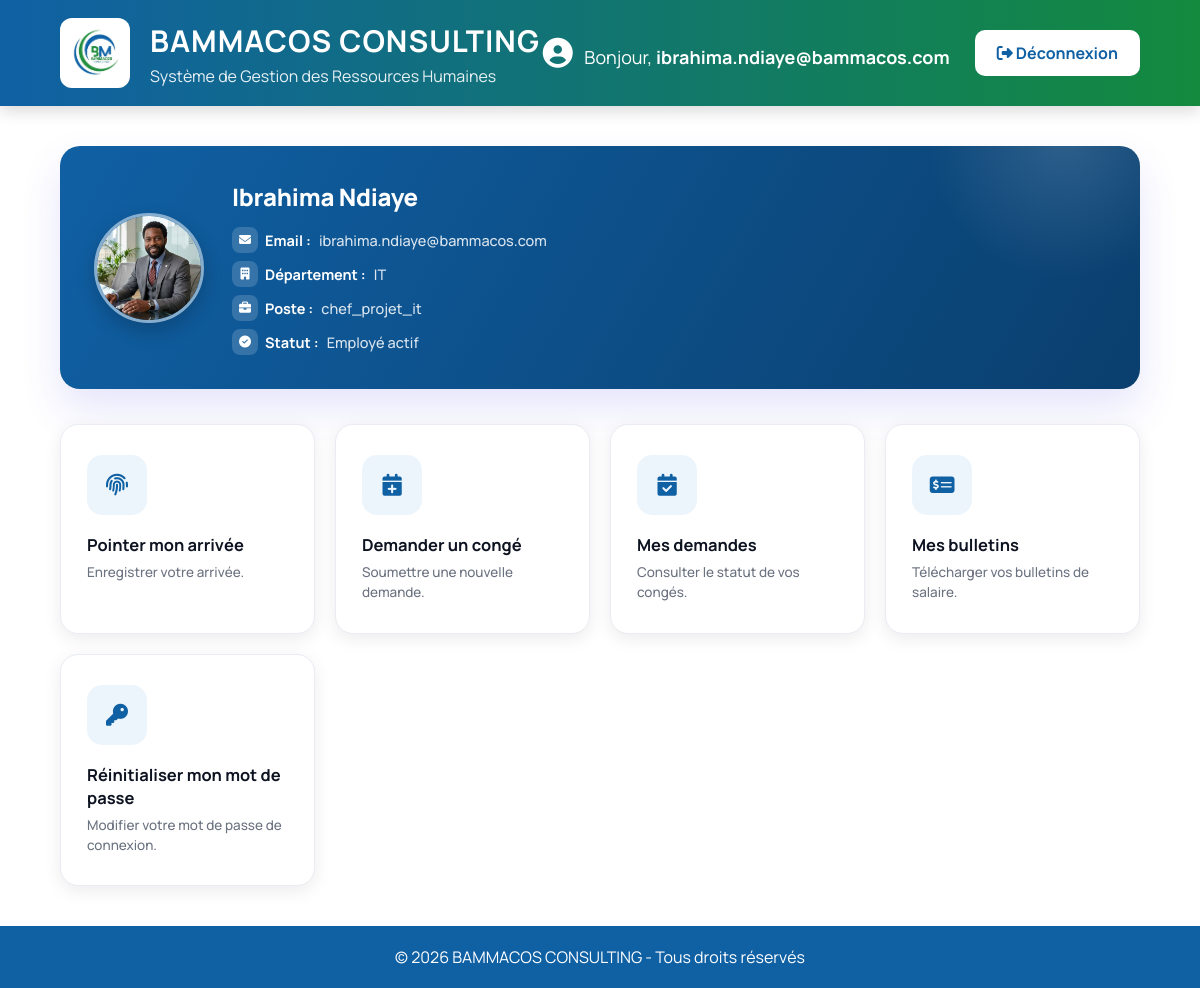
The page /employees/dashboard/ (signed in) on the database its author committed.
### accounts/models.py (models this page shows)
class User(AbstractUser):
    ROLE_CHOICES = (
        ('RH', 'RH'),
        ('EMPLOYE', 'Employé'),
    )
    email = models.EmailField(unique=True)
    role = models.CharField(max_length=20, choices=ROLE_CHOICES, default='EMPLOYE')
    USERNAME_FIELD = "email"
    REQUIRED_FIELDS = ["username"]

### employees/models.py (models this page shows, shortened)
class Employee(models.Model):
    user = models.OneToOneField(User, on_delete=models.CASCADE)
    matricule = models.CharField("Matricule", max_length=20, unique=True, blank=True)
    nom = models.CharField("Nom", max_length=100)
    prenom = models.CharField("Prénom", max_length=100)
    email = models.EmailField("Email professionnel", unique=True)
    telephone = models.CharField("Téléphone", max_length=20)
    adresse = models.TextField("Adresse")
    date_naissance = models.DateField("Date de naissance")
    photo = models.ImageField("Photo de profil", upload_to='employees/photos/', null=True, blank=True)
    ETAT_CIVIL_CHOICES = (
    ('celibataire', 'Célibataire'),
    ('marie', 'Marié(e)'),
    ('divorce', 'Divorcé(e)'),
    ('veuf', 'Veuf/Veuve'),
)
    etat_civil = models.CharField(
    "État civil",
    max_length=20,
    choices=ETAT_CIVIL_CHOICES,
    default='celibataire'
)
    POSTE_CHOICES = (
    ("developpeur_fullstack", "Développeur Full Stack"),
    ("developpeur_backend", "Développeur Backend"),
    ("developpeur_frontend", "Développeur Frontend"),
    ("administrateur_systeme", "Administrateur Systèmes"),
    ("technicien_informatique", "Technicien Informatique"),
    ("chef_projet_it", "Chef de Projet IT"),
    ("responsable_it", "Responsable IT"),
    ("responsable_rh", "Responsable RH"),
    ("assistant_rh", "Assistant RH"),
    ("charge_recrutement", "Chargé de Recrutement"),
    ("gestionnaire_paie", "Gestionnaire de Paie"),
    ("comptable", "Comptable"),
    ("chef_comptable", "Chef Comptable"),
    ("controleur_gestion", "Contrôleur de Gestion"),
    ("directeur_financier", "Directeur Financier"),
    ("charge_marketing", "Chargé Marketing"),
    ("community_manager", "Community Manager"),
    ("responsable_marketing", "Responsable Marketing"),
    ("chef_produit", "Chef de Produit"),
    ("commercial", "Commercial"),
    ("charge_clientele", "Chargé de Clientèle"),
    ("chef_commercial", "Chef Commercial"),
    ("responsable_ventes", "Responsable des Ventes"),
    ("responsable_logistique", "Responsable Logistique"),
    ("gestionnaire_stock", "Gestionnaire de Stock"),
    ("magasinier", "Magasinier"),
    ("chauffeur", "Chauffeur"),
    ("assistant_administratif", "Assistant Administratif"),
    ("secretaire", "Secrétaire"),
    ("agent_entretien", "Agent d'Entretien"),
    ("agent_securite", "Agent de Sécurité"),
)
    poste = models.CharField("Niveau hiérarchique", max_length=100, choices=POSTE_CHOICES)
    NIVEAU_CHOICES = (
    ("stagiaire", "Stagiaire"),
    ("junior", "Junior"),
    ("senior", "Senior"),
    ("manager", "Manager"),
    ("directeur", "Directeur"),
)
    niveau = models.CharField(
    max_length=20,
    choices=NIVEAU_CHOICES,
    default="junior"
)
    department = models.ForeignKey(
    Department,
    on_delete=models.CASCADE,
    verbose_name="Département"
)
    TYPE_CONTRAT_CHOICES = (
    ('CDI', 'CDI'),
    ('CDD', 'CDD'),
    ('Stage', 'Stage'),
    ('Freelance', 'Freelance'),
)
    type_contrat = models.CharField(
    "Type de contrat",
    max_length=20,
    choices=TYPE_CONTRAT_CHOICES
)
    date_embauche = models.DateField("Date d'embauche")
    salaire = models.DecimalField("Salaire de base", max_digits=10, decimal_places=2)
    statut = models.CharField("Statut", max_length=20, default="actif")
    cv = models.FileField("CV", upload_to='cv/', null=True, blank=True)
    diplome = models.FileField("Diplôme", upload_to='diplomes/', null=True, blank=True)
    contact_urgence = models.CharField(
    "Contact d'urgence",
    max_length=100,
     help_text="Ex: Nom - Numéro de téléphone - Lien de parenté"
)
    created_at = models.DateTimeField(auto_now_add=True)

### departments/models.py (models this page shows)
class Department(models.Model):
    name = models.CharField("Nom du département", max_length=100)
    def __str__(self):
        return self.name

### employees/views.py (the view)
# urls.py: path("dashboard/", views.employee_dashboard, name="employee_dashboard"),
def employee_dashboard(request):
    employee = get_object_or_404(Employee, user=request.user)
    today_attendance = Attendance.objects.filter(
        employee=employee,
        date=timezone.localdate()
    ).first()
    return render(request, "employees/employee_dashboard.html", {
        "employee": employee,
        "attendance": today_attendance
    })

### employees/templates/employees/employee_dashboard.html (shortened to what this page needs)
{% extends "base.html" %}
{% block content %}
<div class="card">
    <div class="profile">
        {% if employee.photo %}
            <img src="{{ employee.photo.url }}" alt="Photo de profil">
        {% else %}
            <img src="https://via.placeholder.com/140" alt="Photo">
        {% endif %}
        <div class="info">
            <h2>
                {{ employee.prenom }} {{ employee.nom }}
            </h2>
            <p>
                <strong><i class="fa-solid fa-envelope"></i> Email :</strong>
                {{ employee.email }}
            </p>
            <p>
                <strong><i class="fa-solid fa-building"></i> Département :</strong>
                {{ employee.department }}
            </p>
            <p>
                <strong><i class="fa-solid fa-briefcase"></i> Poste :</strong>
                {{ employee.poste }}
            </p>
            <p>
                <strong><i class="fa-solid fa-circle-check"></i> Statut :</strong>
                Employé actif
            </p>
        </div>
    </div>
</div>
<div class="grid">
    {% if not attendance %}
    <a class="menu-card"
       href="{% url 'check_in' %}">
        <i class="fa-solid fa-fingerprint fa-3x"></i>
        <h3>Pointer mon arrivée</h3>
        <p>
            Enregistrer votre arrivée.
        </p>
    </a>
    {% endif %}
    <a class="menu-card"
       href="{% url 'leave_request' %}">
        <i class="fa-solid fa-calendar-plus fa-3x"></i>
        <h3>Demander un congé</h3>
        <p>
            Soumettre une nouvelle demande.
        </p>
    </a>
    <a class="menu-card"
       href="{% url 'employee_leave_list' %}">
        <i class="fa-solid fa-calendar-check fa-3x"></i>
        <h3>Mes demandes</h3>
        <p>
            Consulter le statut de vos congés.
        </p>
    </a>
    <a class="menu-card"
       href="{% url 'employee_salary_list' %}">
        <i class="fa-solid fa-money-check-dollar fa-3x"></i>
        <h3>Mes bulletins</h3>
        <p>
            Télécharger vos bulletins de salaire.
        </p>
    </a>
    <a class="menu-card"
       href="{% url 'change_password' %}">
        <i class="fa-solid fa-key fa-3x"></i>
        <h3>Réinitialiser mon mot de passe</h3>
        <p>
            Modifier votre mot de passe de connexion.
        </p>
    </a>
</div>
{% endblock %}

### templates/base.html (shortened to what this page needs)
{% load static %}
<!DOCTYPE html>
<html lang="fr">
<head>
    <link rel="stylesheet" href="{% static 'css/style.css' %}">
    <link rel="stylesheet"
    href="https://cdnjs.cloudflare.com/ajax/libs/font-awesome/6.7.2/css/all.min.css">
</head>
<body>
<header class="header">
    <div class="logo-section">
        <img
            src="{% static 'images/logo.jpg' %}"
            alt="Logo BAMMACOS"
            class="logo">
        <div>
            <h1>BAMMACOS CONSULTING</h1>
            <p>
                Système de Gestion des Ressources Humaines
            </p>
        </div>
    </div>
    {% if request.user.is_authenticated %}
    <div class="header-right">
        <div class="welcome">
            <i class="fa-solid fa-circle-user"></i>
            Bonjour,
            <strong>{{ request.user.username }}</strong>
        </div>
        <a class="logout-btn"
           href="{% url 'logout' %}">
            <i class="fa-solid fa-right-from-bracket"></i>
            Déconnexion
        </a>
    </div>
    {% endif %}
</header>
    <main class="container">
        {% block content %}
        {% endblock %}
    </main>
    <footer>
        © 2026 BAMMACOS CONSULTING -
        Tous droits réservés
    </footer>
</body>
</html>

### static/css/style.css (style rules this page uses)
* { margin:0; padding:0; box-sizing:border-box; font-family:Segoe UI, Arial, sans-serif; }
body { background:white; color:#333; }
.header { background:linear-gradient(90deg,#1060A4,#138A3E); color:white; display:flex; justify-content:space-between; align-items:center; padding:18px 50px; box-shadow:0 6px 20px rgba(0,0,0,.15); }
.logo-section { display:flex; align-items:center; gap:20px; }
.logo { width:70px; height:70px; object-fit:contain; background:white; border-radius:12px; padding:6px; }
.logo-section h1 { font-size:30px; letter-spacing:1px; }
.logo-section p { margin-top:4px; opacity:.9; }
.header-right { display:flex; align-items:center; gap:25px; }
.welcome { font-size:18px; }
.welcome i { font-size:30px; margin-right:8px; }
.logout-btn { background:white; color:#1060A4; padding:12px 22px; border-radius:10px; text-decoration:none; font-weight:bold; transition:.3s; }
.menu-card i { color:#1060A4; margin-bottom:20px; }
.menu-card h3 { font-size:22px; }
.menu-card p { margin-top:10px; line-height:24px; }
.profile { align-items:center; }
.info { flex:1; }
.info h2 { font-size:32px; margin-bottom:20px; }
.card { animation:fadeIn .5s ease; }
.menu-card { animation:fadeIn .5s ease; }
.header { background:linear-gradient(90deg,#1060A4,#138A3E); color:white; padding:18px 60px; display:flex; justify-content:space-between; align-items:center; box-shadow:0 5px 15px rgba(0,0,0,.15); }
.container { width:90%; max-width:1200px; margin:40px auto; }
.card { background:white; border-radius:18px; padding:30px; box-shadow:0 8px 25px rgba(0,0,0,.08); margin-bottom:30px; }
.profile { display:flex; align-items:center; gap:30px; }
.profile img { width:140px; height:140px; object-fit:cover; border-radius:50%; border:5px solid #138A3E; }
.info h2 { color:#1060A4; margin-bottom:10px; }
.info p { margin-bottom:8px; font-size:16px; }
.grid { display:grid; grid-template-columns:repeat(auto-fit,minmax(250px,1fr)); gap:25px; margin-top:35px; }
.menu-card { background:white; text-align:center; padding:30px; border-radius:15px; text-decoration:none; color:#333; transition:.3s; box-shadow:0 5px 18px rgba(0,0,0,.08); }
.menu-card h3 { color:#1060A4; margin:15px 0; }
.menu-card p { color:#666; font-size:15px; }
footer { margin-top:60px; background:#1060A4; color:white; text-align:center; padding:20px; }

### templates/base.html (style rules this page uses)
html, body { height:100%; margin:0; }
body { display:flex; flex-direction:column; min-height:100vh; }
main.container { flex:1 0 auto; }
footer { flex-shrink:0; margin-top:auto; }

### rows shown on the page
User: user.username "ibrahima.ndiaye@bammacos.com"
Employee: photo (picture), prenom "Ibrahima", nom "Ndiaye", email "ibrahima.ndiaye@bammacos.com", department "IT", poste "chef_projet_it"
